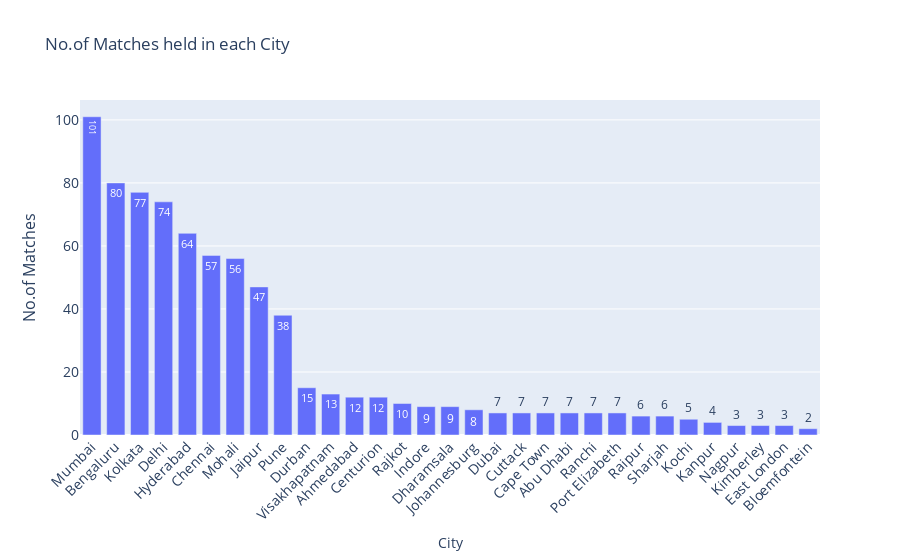

Notebook code for this chart:
### Markdown cell above
<a id=section50107></a>
#### 5.1.7 No.of Matches held in each City

### Code cell
city_matches = matches.city.value_counts().to_dict()
plotGraph(list(city_matches.keys()), list(city_matches.values()), '', 'City', 'No.of Matches', 'No.of Matches held in each City')
'''
import plotly.express as px
tips = px.data.tips()
fig = px.bar(tips, x="sex", y="total_bill", color='time')
fig.show()
'''

### Figure 1 — Plotly figure (JSON) as saved in the notebook; plotly's stock layout.template omitted (floating-point values rounded to 4 significant figures)
{"data": [{"hovertext": "", "text": ["101", "80", "77", "74", "64", "57", "56", "47", "38", "15", "13", "12", "12", "10", "9", "9", "8", "7", "7", "7", "7", "7", "7", "6", "6", "5", "4", "3", "3", "3", "2"], "textposition": "auto", "type": "bar", "x": ["Mumbai", "Bengaluru", "Kolkata", "Delhi", "Hyderabad", "Chennai", "Mohali", "Jaipur", "Pune", "Durban", "Visakhapatnam", "Ahmedabad", "Centurion", "Rajkot", "Indore", "Dharamsala", "Johannesburg", "Dubai", "Cuttack", "Cape Town", "Abu Dhabi", "Ranchi", "Port Elizabeth", "Raipur", "Sharjah", "Kochi", "Kanpur", "Nagpur", "Kimberley", "East London", "Bloemfontein"], "y": [101, 80, 77, 74, 64, 57, 56, 47, 38, 15, 13, 12, 12, 10, 9, 9, 8, 7, 7, 7, 7, 7, 7, 6, 6, 5, 4, 3, 3, 3, 2]}], "layout": {"bargap": 0.15, "bargroupgap": 0.1, "barmode": "group", "legend": {"bgcolor": "rgba(255, 255, 255, 0)", "bordercolor": "rgba(255, 255, 255, 0)", "x": 0, "y": 1}, "title": {"text": "No.of Matches held in each City"}, "xaxis": {"tickangle": -45, "tickfont": {"size": 14}, "title": {"text": "City"}}, "yaxis": {"tickfont": {"size": 14}, "title": {"font": {"size": 16}, "text": "No.of Matches"}}}}
